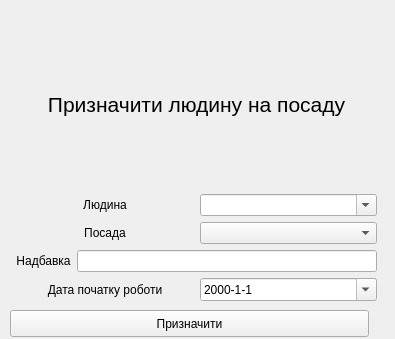
<?xml version="1.0" encoding="UTF-8"?>
<ui version="4.0">
 <class>assign_human_to_position</class>
 <widget class="QWidget" name="assign_human_to_position">
  <property name="geometry">
   <rect>
    <x>0</x>
    <y>0</y>
    <width>395</width>
    <height>339</height>
   </rect>
  </property>
  <property name="windowTitle">
   <string>Form</string>
  </property>
  <widget class="QWidget" name="layoutWidget">
   <property name="geometry">
    <rect>
     <x>16</x>
     <y>20</y>
     <width>361</width>
     <height>281</height>
    </rect>
   </property>
   <layout class="QVBoxLayout" name="verticalLayout">
    <item>
     <widget class="QLabel" name="label">
      <property name="font">
       <font>
        <pointsize>16</pointsize>
       </font>
      </property>
      <property name="text">
       <string>Призначити людину на посаду</string>
      </property>
      <property name="alignment">
       <set>Qt::AlignCenter</set>
      </property>
     </widget>
    </item>
    <item>
     <layout class="QHBoxLayout" name="horizontalLayout_4">
      <item>
       <widget class="QLabel" name="label_3">
        <property name="text">
         <string>Людина</string>
        </property>
        <property name="alignment">
         <set>Qt::AlignCenter</set>
        </property>
       </widget>
      </item>
      <item>
       <widget class="QComboBox" name="human_picker">
        <property name="editable">
         <bool>true</bool>
        </property>
       </widget>
      </item>
     </layout>
    </item>
    <item>
     <layout class="QHBoxLayout" name="horizontalLayout_3">
      <item>
       <widget class="QLabel" name="label_2">
        <property name="text">
         <string>Посада</string>
        </property>
        <property name="alignment">
         <set>Qt::AlignCenter</set>
        </property>
       </widget>
      </item>
      <item>
       <widget class="QComboBox" name="position_picker"/>
      </item>
     </layout>
    </item>
    <item>
     <layout class="QHBoxLayout" name="horizontalLayout_2">
      <item>
       <widget class="QLabel" name="label_4">
        <property name="text">
         <string>Надбавка</string>
        </property>
        <property name="alignment">
         <set>Qt::AlignCenter</set>
        </property>
       </widget>
      </item>
      <item>
       <widget class="QLineEdit" name="incentive"/>
      </item>
     </layout>
    </item>
    <item>
     <layout class="QHBoxLayout" name="horizontalLayout">
      <item>
       <widget class="QLabel" name="label_5">
        <property name="text">
         <string>Дата початку роботи</string>
        </property>
        <property name="alignment">
         <set>Qt::AlignCenter</set>
        </property>
       </widget>
      </item>
      <item>
       <widget class="QDateEdit" name="start_date">
        <property name="displayFormat">
         <string>yyyy-M-d</string>
        </property>
        <property name="calendarPopup">
         <bool>true</bool>
        </property>
       </widget>
      </item>
     </layout>
    </item>
   </layout>
  </widget>
  <widget class="QPushButton" name="submit_button">
   <property name="geometry">
    <rect>
     <x>10</x>
     <y>310</y>
     <width>359</width>
     <height>27</height>
    </rect>
   </property>
   <property name="text">
    <string>Призначити</string>
   </property>
  </widget>
 </widget>
 <resources/>
 <connections/>
</ui>
